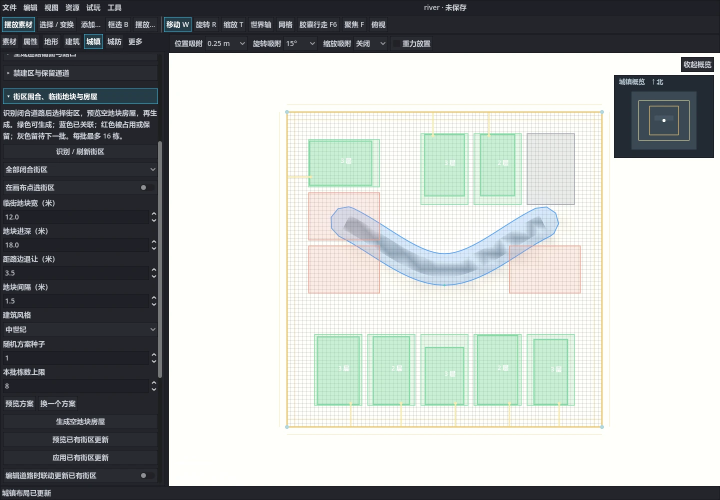
#> input picture review_artifacts/block_planning_20261017/planning_ui.webp, 1440 x 1000 px (shown at 1/2 size)
$ python -i generate_texture_dds_sidecars.py   (imports and definitions only)
#> lines starting #> are read from the running program, lines starting #| are printed output that depends on the picture
#> further down, picture is the input picture: PIL image 1440x1000 RGB; mean R, G, B 171.5, 175.2, 173.1
"""Optional offline texture packaging for map assets.

Writes additive DDS sidecars next to PNG/JPEG/WebP sources. Runtime materials
prefer these block-compressed files and skip the decoded RGBA upload. Sources
are never modified; deleting the sidecars restores the uncompressed path.
Partial edge blocks retain their original dimensions and require an engine and
rendering backend that support them; the project's patched DDS loader does.
"""
import argparse
import hashlib
import io
import json
import struct
from pathlib import Path
import tempfile

from PIL import Image


def is_normal(path: Path) -> bool:
    name = path.name.lower()
    return "normal" in name or "nrm" in name or "_n." in name or "_n_" in name


# [37 lines left out: functions has_alpha, encode_dds, not called in this run]


def identity_path(target: Path) -> Path:
    return target.with_name(target.name + ".source.json")


# [38 lines left out: functions _stage_bytes, save_dds, not called in this run]


def flip_normal_green(image: Image.Image) -> Image.Image:
    """DirectX -> OpenGL changes the tangent-space Y component, not UV rows."""
    red, green, blue, alpha = image.convert("RGBA").split()
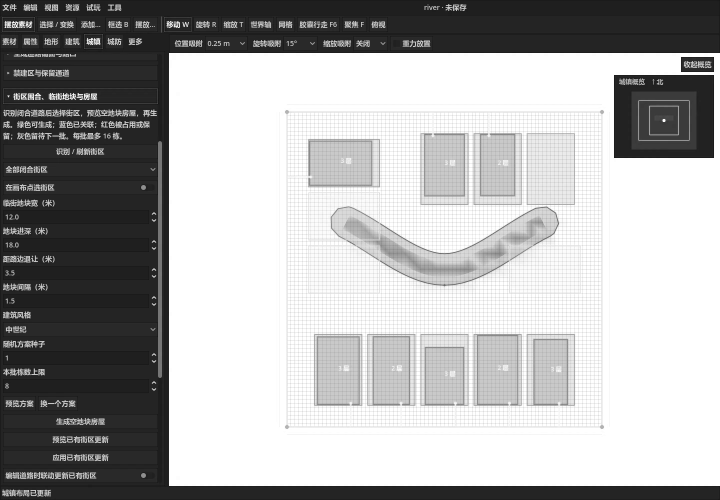
#> red: PIL image 1440x1000 L (shown at 1/2 size); min 0, max 255, mean 171.5
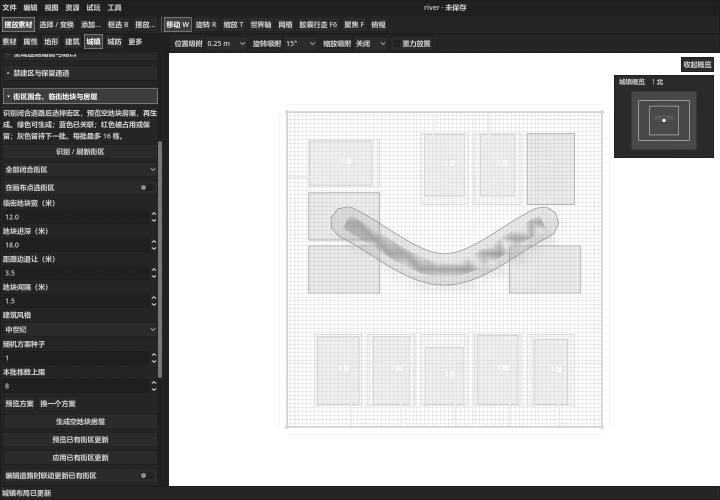
#> green: PIL image 1440x1000 L (shown at 1/2 size); min 16, max 255, mean 175.2
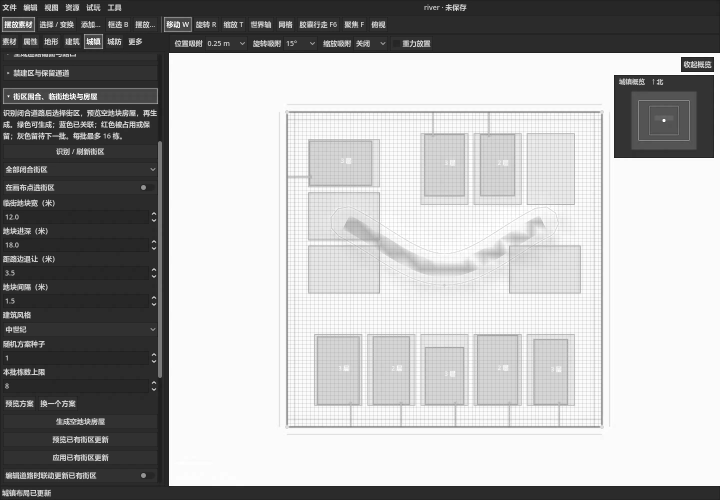
#> blue: PIL image 1440x1000 L (shown at 1/2 size); min 16, max 255, mean 173.1
#> alpha: PIL image 1440x1000 L; every value is 255
    return Image.merge("RGBA", (red, green.point(lambda value: 255 - value), blue, alpha))
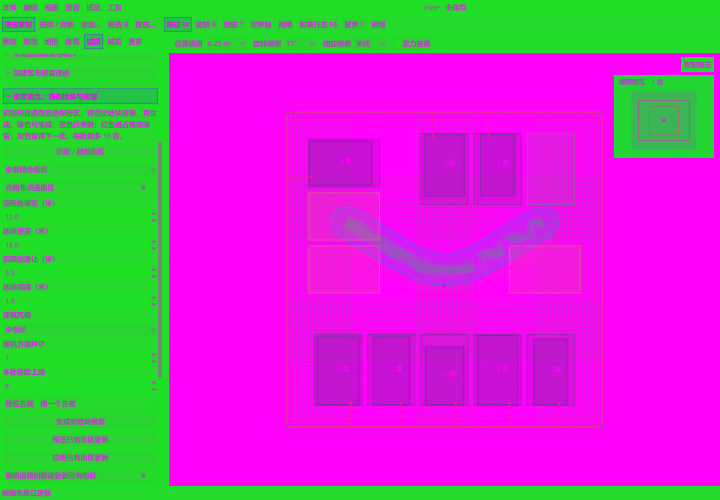
#> returned value: PIL image 1440x1000 RGBA (shown at 1/2 size); mean R, G, B, A 171.5, 79.8, 173.1, 255


# [68 lines left out: functions process, main, not called in this run]


# [2 lines not run here, left out]

>>> from PIL import Image
>>> picture = Image.open('../review_artifacts/block_planning_20261017/planning_ui.webp')
>>> result = flip_normal_green(picture)
